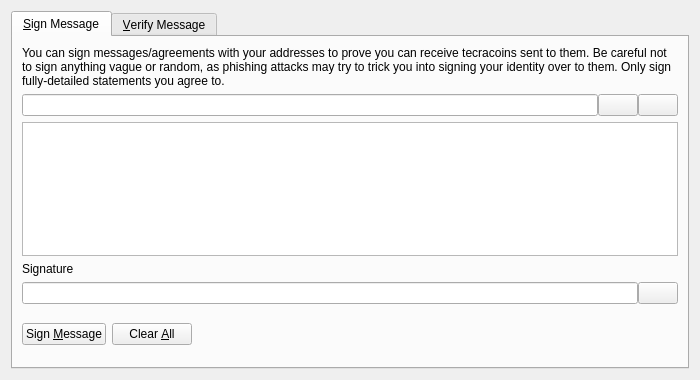
<?xml version="1.0" encoding="UTF-8"?>
<ui version="4.0">
 <class>SignVerifyMessageDialog</class>
 <widget class="QDialog" name="SignVerifyMessageDialog">
  <property name="geometry">
   <rect>
    <x>0</x>
    <y>0</y>
    <width>700</width>
    <height>380</height>
   </rect>
  </property>
  <property name="windowTitle">
   <string>Signatures - Sign / Verify a Message</string>
  </property>
  <property name="modal">
   <bool>true</bool>
  </property>
  <layout class="QVBoxLayout" name="verticalLayout">
   <item>
    <widget class="QTabWidget" name="tabWidget">
     <property name="currentIndex">
      <number>0</number>
     </property>
     <widget class="QWidget" name="tabSignMessage">
      <attribute name="title">
       <string>&amp;Sign Message</string>
      </attribute>
      <layout class="QVBoxLayout" name="verticalLayout_SM">
       <item>
        <widget class="QLabel" name="infoLabel_SM">
         <property name="text">
          <string>You can sign messages/agreements with your addresses to prove you can receive tecracoins sent to them. Be careful not to sign anything vague or random, as phishing attacks may try to trick you into signing your identity over to them. Only sign fully-detailed statements you agree to.</string>
         </property>
         <property name="textFormat">
          <enum>Qt::PlainText</enum>
         </property>
         <property name="wordWrap">
          <bool>true</bool>
         </property>
        </widget>
       </item>
       <item>
        <layout class="QHBoxLayout" name="horizontalLayout_1_SM">
         <property name="spacing">
          <number>0</number>
         </property>
         <item>
          <widget class="QValidatedLineEdit" name="addressIn_SM">
           <property name="toolTip">
            <string>The Zcoin address to sign the message with</string>
           </property>
          </widget>
         </item>
         <item>
          <widget class="QPushButton" name="addressBookButton_SM">
           <property name="toolTip">
            <string>Choose previously used address</string>
           </property>
           <property name="text">
            <string/>
           </property>
           <property name="icon">
            <iconset resource="../bitcoin.qrc">
             <normaloff>:/icons/address-book</normaloff>:/icons/address-book</iconset>
           </property>
           <property name="shortcut">
            <string>Alt+A</string>
           </property>
           <property name="autoDefault">
            <bool>false</bool>
           </property>
          </widget>
         </item>
         <item>
          <widget class="QPushButton" name="pasteButton_SM">
           <property name="toolTip">
            <string>Paste address from clipboard</string>
           </property>
           <property name="text">
            <string/>
           </property>
           <property name="icon">
            <iconset resource="../bitcoin.qrc">
             <normaloff>:/icons/editpaste</normaloff>:/icons/editpaste</iconset>
           </property>
           <property name="shortcut">
            <string>Alt+P</string>
           </property>
           <property name="autoDefault">
            <bool>false</bool>
           </property>
          </widget>
         </item>
        </layout>
       </item>
       <item>
        <widget class="QPlainTextEdit" name="messageIn_SM">
         <property name="toolTip">
          <string>Enter the message you want to sign here</string>
         </property>
        </widget>
       </item>
       <item>
        <widget class="QLabel" name="signatureLabel_SM">
         <property name="text">
          <string>Signature</string>
         </property>
         <property name="textFormat">
          <enum>Qt::PlainText</enum>
         </property>
        </widget>
       </item>
       <item>
        <layout class="QHBoxLayout" name="horizontalLayout_2_SM">
         <property name="spacing">
          <number>0</number>
         </property>
         <item>
          <widget class="QLineEdit" name="signatureOut_SM">
           <property name="font">
            <font>
             <italic>true</italic>
            </font>
           </property>
           <property name="readOnly">
            <bool>true</bool>
           </property>
          </widget>
         </item>
         <item>
          <widget class="QPushButton" name="copySignatureButton_SM">
           <property name="toolTip">
            <string>Copy the current signature to the system clipboard</string>
           </property>
           <property name="text">
            <string/>
           </property>
           <property name="icon">
            <iconset resource="../bitcoin.qrc">
             <normaloff>:/icons/editcopy</normaloff>:/icons/editcopy</iconset>
           </property>
           <property name="autoDefault">
            <bool>false</bool>
           </property>
          </widget>
         </item>
        </layout>
       </item>
       <item>
        <layout class="QHBoxLayout" name="horizontalLayout_3_SM">
         <item>
          <widget class="QPushButton" name="signMessageButton_SM">
           <property name="toolTip">
            <string>Sign the message to prove you own this TecraCoin address</string>
           </property>
           <property name="text">
            <string>Sign &amp;Message</string>
           </property>
           <property name="icon">
            <iconset resource="../bitcoin.qrc">
             <normaloff>:/icons/edit</normaloff>:/icons/edit</iconset>
           </property>
           <property name="autoDefault">
            <bool>false</bool>
           </property>
          </widget>
         </item>
         <item>
          <widget class="QPushButton" name="clearButton_SM">
           <property name="toolTip">
            <string>Reset all sign message fields</string>
           </property>
           <property name="text">
            <string>Clear &amp;All</string>
           </property>
           <property name="icon">
            <iconset resource="../bitcoin.qrc">
             <normaloff>:/icons/remove</normaloff>:/icons/remove</iconset>
           </property>
           <property name="autoDefault">
            <bool>false</bool>
           </property>
          </widget>
         </item>
         <item>
          <spacer name="horizontalSpacer_1_SM">
           <property name="orientation">
            <enum>Qt::Horizontal</enum>
           </property>
           <property name="sizeHint" stdset="0">
            <size>
             <width>40</width>
             <height>48</height>
            </size>
           </property>
          </spacer>
         </item>
         <item>
          <widget class="QLabel" name="statusLabel_SM">
           <property name="font">
            <font>
             <weight>75</weight>
             <bold>true</bold>
            </font>
           </property>
           <property name="text">
            <string/>
           </property>
           <property name="wordWrap">
            <bool>true</bool>
           </property>
          </widget>
         </item>
         <item>
          <spacer name="horizontalSpacer_2_SM">
           <property name="orientation">
            <enum>Qt::Horizontal</enum>
           </property>
           <property name="sizeHint" stdset="0">
            <size>
             <width>40</width>
             <height>48</height>
            </size>
           </property>
          </spacer>
         </item>
        </layout>
       </item>
      </layout>
     </widget>
     <widget class="QWidget" name="tabVerifyMessage">
      <attribute name="title">
       <string>&amp;Verify Message</string>
      </attribute>
      <layout class="QVBoxLayout" name="verticalLayout_VM">
       <item>
        <widget class="QLabel" name="infoLabel_VM">
         <property name="text">
          <string>Enter the receiver's address, message (ensure you copy line breaks, spaces, tabs, etc. exactly) and signature below to verify the message. Be careful not to read more into the signature than what is in the signed message itself, to avoid being tricked by a man-in-the-middle attack. Note that this only proves the signing party receives with the address, it cannot prove sendership of any transaction!</string>
         </property>
         <property name="textFormat">
          <enum>Qt::PlainText</enum>
         </property>
         <property name="alignment">
          <set>Qt::AlignLeading|Qt::AlignLeft|Qt::AlignTop</set>
         </property>
         <property name="wordWrap">
          <bool>true</bool>
         </property>
        </widget>
       </item>
       <item>
        <layout class="QHBoxLayout" name="horizontalLayout_1_VM">
         <property name="spacing">
          <number>0</number>
         </property>
         <item>
          <widget class="QValidatedLineEdit" name="addressIn_VM">
           <property name="toolTip">
            <string>The TecraCoin address the message was signed with</string>
           </property>
          </widget>
         </item>
         <item>
          <widget class="QPushButton" name="addressBookButton_VM">
           <property name="toolTip">
            <string>Choose previously used address</string>
           </property>
           <property name="text">
            <string/>
           </property>
           <property name="icon">
            <iconset resource="../bitcoin.qrc">
             <normaloff>:/icons/address-book</normaloff>:/icons/address-book</iconset>
           </property>
           <property name="shortcut">
            <string>Alt+A</string>
           </property>
           <property name="autoDefault">
            <bool>false</bool>
           </property>
          </widget>
         </item>
        </layout>
       </item>
       <item>
        <widget class="QPlainTextEdit" name="messageIn_VM"/>
       </item>
       <item>
        <widget class="QValidatedLineEdit" name="signatureIn_VM"/>
       </item>
       <item>
        <layout class="QHBoxLayout" name="horizontalLayout_2_VM">
         <item>
          <widget class="QPushButton" name="verifyMessageButton_VM">
           <property name="toolTip">
            <string>Verify the message to ensure it was signed with the specified TecraCoin address</string>
           </property>
           <property name="text">
            <string>Verify &amp;Message</string>
           </property>
           <property name="icon">
            <iconset resource="../bitcoin.qrc">
             <normaloff>:/icons/transaction_0</normaloff>:/icons/transaction_0</iconset>
           </property>
           <property name="autoDefault">
            <bool>false</bool>
           </property>
          </widget>
         </item>
         <item>
          <widget class="QPushButton" name="clearButton_VM">
           <property name="toolTip">
            <string>Reset all verify message fields</string>
           </property>
           <property name="text">
            <string>Clear &amp;All</string>
           </property>
           <property name="icon">
            <iconset resource="../bitcoin.qrc">
             <normaloff>:/icons/remove</normaloff>:/icons/remove</iconset>
           </property>
           <property name="autoDefault">
            <bool>false</bool>
           </property>
          </widget>
         </item>
         <item>
          <spacer name="horizontalSpacer_1_VM">
           <property name="orientation">
            <enum>Qt::Horizontal</enum>
           </property>
           <property name="sizeHint" stdset="0">
            <size>
             <width>40</width>
             <height>48</height>
            </size>
           </property>
          </spacer>
         </item>
         <item>
          <widget class="QLabel" name="statusLabel_VM">
           <property name="font">
            <font>
             <weight>75</weight>
             <bold>true</bold>
            </font>
           </property>
           <property name="text">
            <string/>
           </property>
           <property name="wordWrap">
            <bool>true</bool>
           </property>
          </widget>
         </item>
         <item>
          <spacer name="horizontalSpacer_2_VM">
           <property name="orientation">
            <enum>Qt::Horizontal</enum>
           </property>
           <property name="sizeHint" stdset="0">
            <size>
             <width>40</width>
             <height>48</height>
            </size>
           </property>
          </spacer>
         </item>
        </layout>
       </item>
      </layout>
     </widget>
    </widget>
   </item>
  </layout>
 </widget>
 <customwidgets>
  <customwidget>
   <class>QValidatedLineEdit</class>
   <extends>QLineEdit</extends>
   <header>qvalidatedlineedit.h</header>
  </customwidget>
 </customwidgets>
 <resources>
  <include location="../bitcoin.qrc"/>
 </resources>
 <connections/>
</ui>
